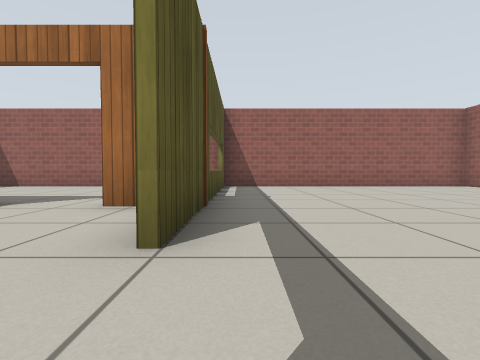
[1] (above)

16 first-person views from a walk through a world built for the Gazebo simulator. The camera is 0.5 m above the floor, tilts 2° down and sees 85° across. The floor is counted in squares, 1 m on a side. Each view is taken from the middle of a square. On the plan, view 1 faces up. The plan holds only what a view shows up to about 9 squares ahead; the rest is blank. Gazebo's built-in surfaces are drawn with simple patterns.

[2]
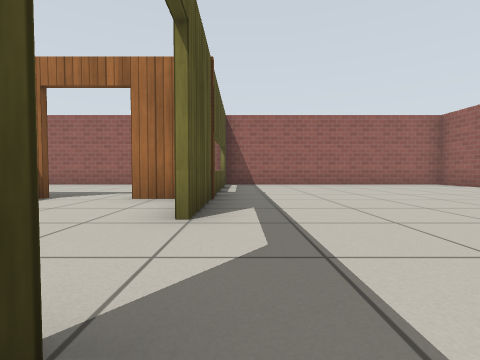

[3]
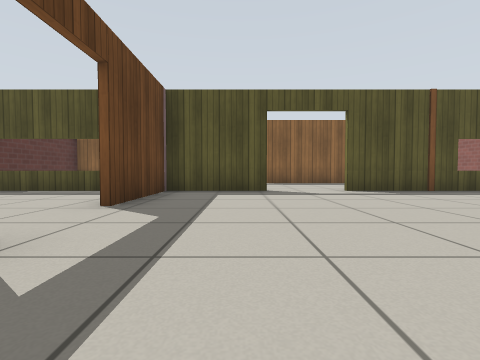

[4]
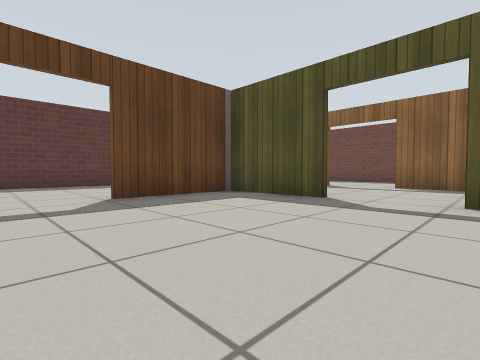

[5]
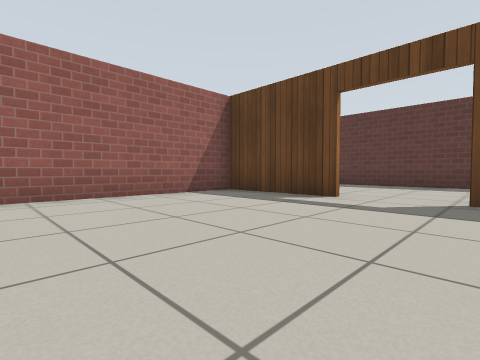

[6]
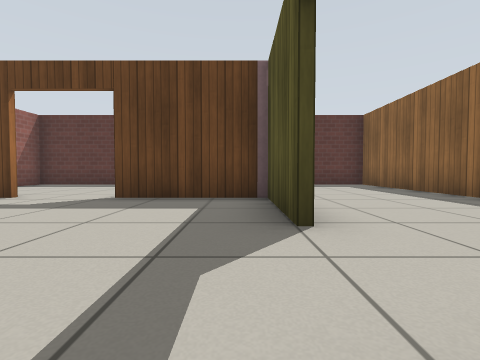

[7]
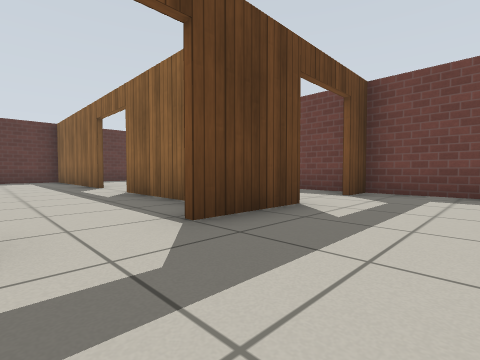

[8]
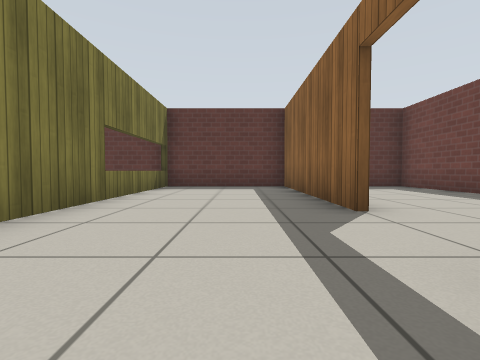

[9]
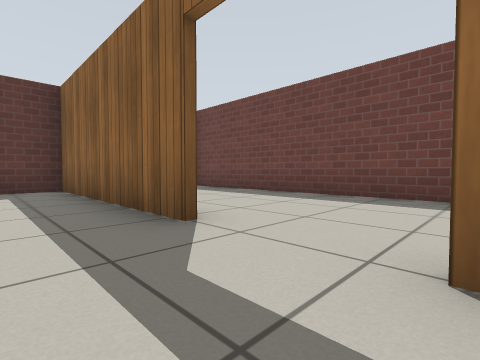

[10]
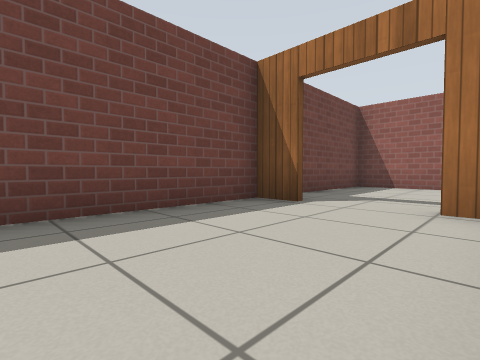

[11]
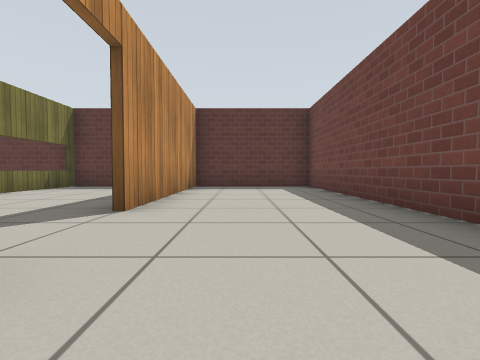

[12]
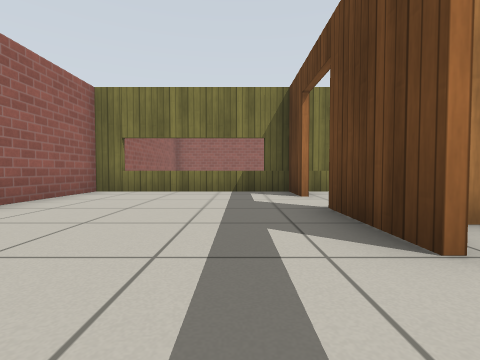

[13]
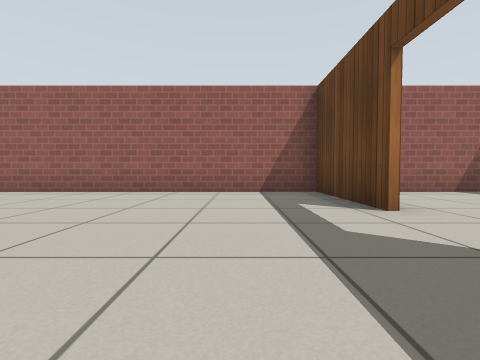

[14]
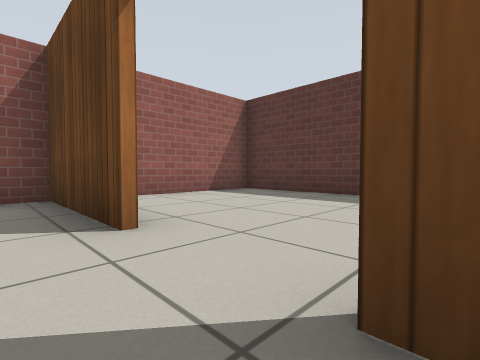

[15]
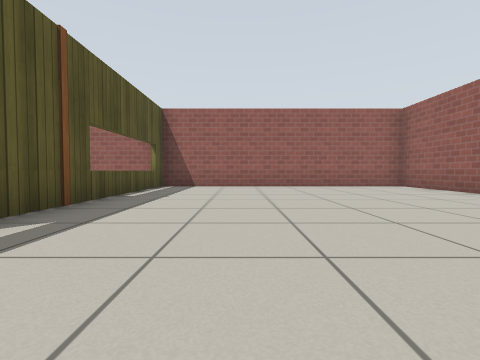

[16]
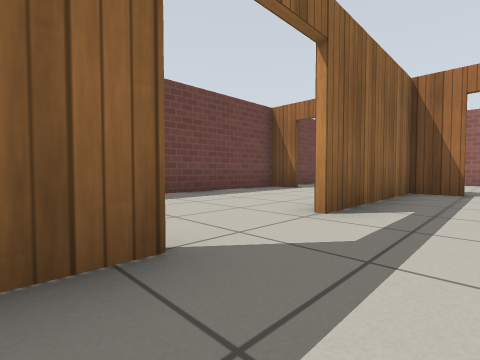

### Floor plan
Ten units are one square. View 1 is at (0, 0); x grows to the right and y downward. Boxes are objects, and circles mark ways between rooms. Rooms are numbered by the first view taken in them; rooms with no view inside come last. Other rooms are left out.
<svg viewBox="-88 -90 165 170">
<path fill="none" stroke="#000" d="M-5 2 -5 28 24 28M41 28 72 28 72 -85 -10 -85M-5 -85 -5 -16M-55 -38 -35 -38M-10 -85 -82 -85 -82 -40M-20 -38 -7 -38 -7 -85M-83 -38 -73 -38M-44 21 -44 75M-7 -28 -7 -34M-40 75 -7 75 -7 15M-44 -37 -44 2M-11 -37 -20 -37M-46 75 -46 21M-73 -37 -83 -37M-82 -40 -82 75 -40 75M-5 44 -5 70M-5 75 72 75 72 42"/>
<circle cx="-10" cy="-5" r="3" fill="#2a7"/>
<circle cx="35" cy="30" r="3" fill="#2a7"/>
<circle cx="-25" cy="-40" r="3" fill="#2a7"/>
<circle cx="-65" cy="-40" r="3" fill="#2a7"/>
<circle cx="-45" cy="15" r="3" fill="#2a7"/>
<text x="30" y="-30">1</text>
<text x="-50" y="-70">2</text>
<text x="-30" y="20">3</text>
<text x="-60" y="20">4</text>
<text x="30" y="50">5</text>
</svg>
Room 1 opens to room 3. Room 1 opens to room 5. Room 2 opens to room 3. Room 2 opens to room 4. Room 3 opens to room 4.

Where each view was taken, in squares from view 1:
view 1: 0 up, 0 right, facing up
view 2: 1 down, 0 right, facing up
view 3: 1 down, 6 right, facing left
view 4: 2 up, 4 right, facing down-left
view 5: 2 up, 2 right, facing down-right
view 6: 2 up, 0 right, facing down
view 7: 6 up, 2 left, facing down-left
view 8: 1 up, 3 left, facing down
view 9: 0 up, 3 left, facing down-left
view 10: 0 up, 5 left, facing up-left
view 11: 1 up, 6 left, facing down
view 12: 5 up, 7 left, facing right
view 13: 1 down, 1 right, facing right
view 14: 2 down, 2 right, facing down-right
view 15: 0 up, 2 right, facing up
view 16: 3 down, 3 left, facing up-left
